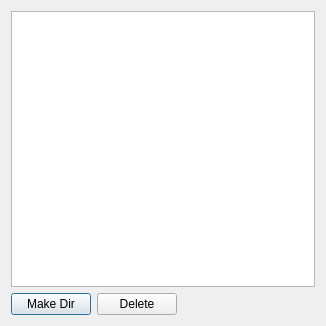
<?xml version="1.0" encoding="UTF-8"?>
<ui version="4.0">
 <class>Dialog</class>
 <widget class="QDialog" name="Dialog">
  <property name="geometry">
   <rect>
    <x>0</x>
    <y>0</y>
    <width>326</width>
    <height>326</height>
   </rect>
  </property>
  <property name="windowTitle">
   <string>Dialog</string>
  </property>
  <layout class="QVBoxLayout" name="verticalLayout">
   <item>
    <widget class="QTreeView" name="treeView"/>
   </item>
   <item>
    <layout class="QHBoxLayout" name="horizontalLayout">
     <item>
      <widget class="QPushButton" name="pushButton">
       <property name="text">
        <string>Make Dir</string>
       </property>
      </widget>
     </item>
     <item>
      <widget class="QPushButton" name="pushButton_2">
       <property name="text">
        <string>Delete</string>
       </property>
      </widget>
     </item>
     <item>
      <spacer name="horizontalSpacer">
       <property name="orientation">
        <enum>Qt::Horizontal</enum>
       </property>
       <property name="sizeHint" stdset="0">
        <size>
         <width>40</width>
         <height>20</height>
        </size>
       </property>
      </spacer>
     </item>
    </layout>
   </item>
  </layout>
 </widget>
 <resources/>
 <connections/>
</ui>
